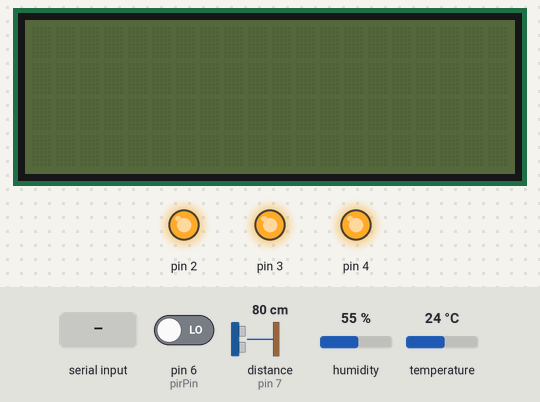
Simulated run of this sketch. Board: Arduino Uno, built with avr-gcc and run on an emulated ATmega328P. Shown: 20×4 character LCD, output pins drawn as LEDs (lit = HIGH). Wiring (inferred from the names in the program): ultrasonic range finder: trigger pin 5; echo pin 7. The inputs (shaded band) are chosen by the test bench; at power-on: pin 6 (pirPin) LOW, distance to the obstacle (sensor on pin 7) 80 cm, humidity 55 %, temperature 24 °C. The echo pulse lasts 58.3 µs per cm; pins used as bus, display or sensor lines are not drawn.

Above: at 1.2 s.
1.3 s: "1\n" received over the second serial link
At 1.7 s:
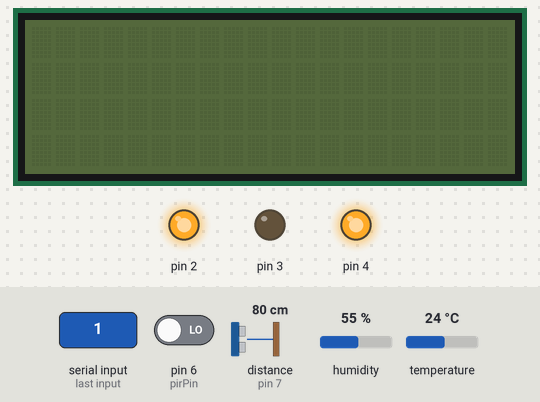
2.8 s: "0\n" received over the second serial link
At 4.0 s:
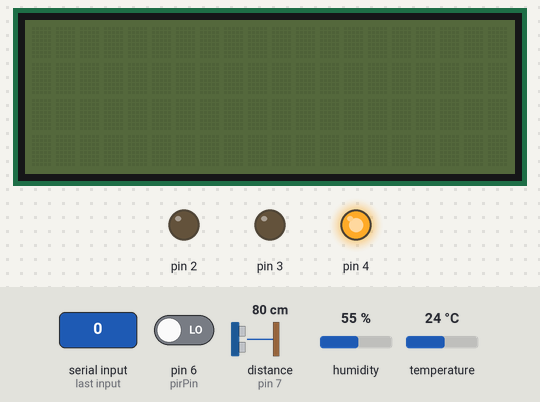
4.3 s: "1\n" received over the second serial link
At 5.2 s:
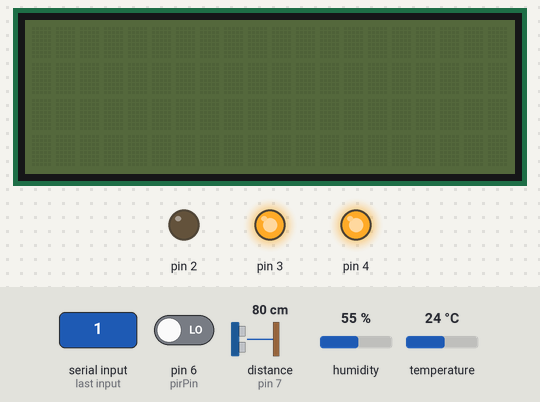
Timing chart, 0 to 7.3 s (numbered marks = the images above; inputs shaded):
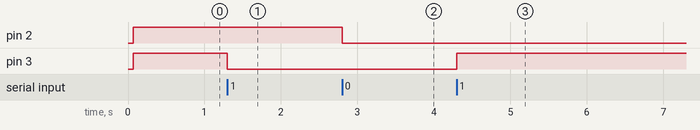

The sketch:

main.ino
```cpp
#include <SoftwareSerial.h>
#include <DHT.h>
#include <Wire.h>
#include <LiquidCrystal_I2C.h>

#define BT_RX 10
#define BT_TX 11

#define DHTPIN 8
#define DHTTYPE DHT11

#define NUM_RELAYS 3

#define RELAY_ON LOW
#define RELAY_OFF HIGH

#define CMD_LCD_TOGGLE 3
#define CMD_TEMP_STREAM 4
#define CMD_DOOR_STREAM 5

#define DIST_THRESHOLD 50
#define SEND_INTERVAL 300
#define DHT_INTERVAL 2000
#define PIR_DEBOUNCE 200

SoftwareSerial BT(BT_RX, BT_TX);
DHT dht(DHTPIN, DHTTYPE);
LiquidCrystal_I2C lcd(0x27, 20, 4);

bool relayState[NUM_RELAYS] = {false, false, false};

bool lcdOn = false;
bool doorStream = false;
bool tempStream = false;

String lcdCache[4];

unsigned long lastSend = 0;
unsigned long lastDHTRead = 0;
unsigned long lastPIRTime = 0;

int trigPin = 5;
int echoPin = 7;
int pirPin = 6;

String incomingBuffer = "";

float lastTemp = 0;
float lastHumidity = 0;
bool pirState = false;

void setup() {
  Serial.begin(9600);
  BT.begin(9600);
  dht.begin();

  lcd.init();
  lcd.noBacklight();
  lcd.clear();

  for (int i = 0; i < 4; i++) {
    lcdCache[i] = "";
  }

  for (int i = 0; i < NUM_RELAYS; i++) {
    pinMode(i + 2, OUTPUT);
    digitalWrite(i + 2, RELAY_OFF);
  }

  pinMode(trigPin, OUTPUT);
  pinMode(echoPin, INPUT);
  pinMode(pirPin, INPUT);
}

void loop() {
  handleIncomingBT();

  unsigned long now = millis();

  updatePIR(now);
  updateDHT(now);

  if (now - lastSend > SEND_INTERVAL) {
    lastSend = now;
    handleDoor();
    handleTemp();
  }
}

void handleDoor() {
  long distance = getCm();
  if (distance == -1) return;

  if (doorStream) {
    String msg = "0;";
    msg += distance;
    msg += ";";
    msg += (pirState ? "true" : "false");
    BT.println(msg);
  } else {
    if (distance < DIST_THRESHOLD && pirState) {
      BT.println("DOOR_TRIGGERED");
    }
  }
}

void handleTemp() {
  if (!tempStream) return;

  String msg = "1;";
  msg += lastTemp;
  msg += ";";
  msg += lastHumidity;

  BT.println(msg);
}

void handleIncomingBT() {
  while (BT.available()) {
    char c = BT.read();

    if (c == '\n') {
      processMessage(incomingBuffer);
      incomingBuffer = "";
    } else {
      incomingBuffer += c;
    }
  }
}

void processMessage(String msg) {
  msg.trim();

  if (msg.length() == 1 && isDigit(msg[0])) {
    int val = msg[0] - '0';

    if (val == CMD_LCD_TOGGLE) {
      lcdOn = !lcdOn;
      if (lcdOn) {
        lcd.backlight();
        refreshLCD();
      } else {
        lcd.noBacklight();
      }
    }
    else if (val == CMD_TEMP_STREAM) {
      tempStream = !tempStream;
    }
    else if (val == CMD_DOOR_STREAM) {
      doorStream = !doorStream;
    }
    else if (val < NUM_RELAYS) {
      relayState[val] = !relayState[val];
      digitalWrite(val + 2, relayState[val] ? RELAY_ON : RELAY_OFF);
    }

    return;
  }

  int first = msg.indexOf(';');
  int second = msg.indexOf(';', first + 1);
  int third = msg.indexOf(';', second + 1);

  if (first == -1 || second == -1 || third == -1) return;

  int row1 = msg.substring(0, first).toInt();
  String data1 = msg.substring(first + 1, second);

  int row2 = msg.substring(second + 1, third).toInt();
  String data2 = msg.substring(third + 1);

  displayASCII(row1, data1);
  displayASCII(row2, data2);
}

void displayASCII(int row, String asciiData) {
  if (!lcdOn) return;
  if (row > 1) return;

  lcd.setCursor(0, row);

  String text = "";
  int start = 0;

  while (true) {
    int underscore = asciiData.indexOf('_', start);

    String numStr;
    if (underscore == -1) {
      numStr = asciiData.substring(start);
    } else {
      numStr = asciiData.substring(start, underscore);
    }

    if (numStr.length() > 0) {
      char c = (char) numStr.toInt();
      text += c;
    }

    if (underscore == -1) break;
    start = underscore + 1;
  }

  lcdCache[row] = text;

  lcd.print("                    ");
  lcd.setCursor(0, row);
  lcd.print(text);
}

void refreshLCD() {
  lcd.clear();
  for (int i = 0; i < 4; i++) {
    lcd.setCursor(0, i);
    lcd.print(lcdCache[i]);
  }
}

void updatePIR(unsigned long now) {
  bool current = digitalRead(pirPin);

  if (current && (now - lastPIRTime > PIR_DEBOUNCE)) {
    pirState = true;
    lastPIRTime = now;
  } else if (!current) {
    pirState = false;
  }
}

void updateDHT(unsigned long now) {
  if (now - lastDHTRead < DHT_INTERVAL) return;

  lastDHTRead = now;

  float t = dht.readTemperature();
  float h = dht.readHumidity();

  if (!isnan(t) && !isnan(h)) {
    lastTemp = t;
    lastHumidity = h;
  }
}

long getCm() {
  digitalWrite(trigPin, LOW);
  delayMicroseconds(2);

  digitalWrite(trigPin, HIGH);
  delayMicroseconds(10);
  digitalWrite(trigPin, LOW);

  long duration = pulseIn(echoPin, HIGH, 20000);

  if (duration == 0) return -1;

  return duration * 0.034 / 2;
}
```

Measured:
- after the input at 1.3 s, pin 3: HIGH → LOW at once
- after the input at 2.8 s, pin 2: HIGH → LOW at once
- after the input at 4.3 s, pin 3: LOW → HIGH at once
